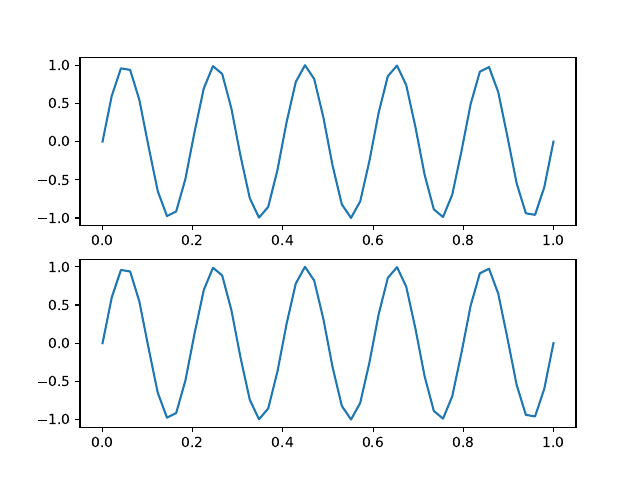

Write Python code to recreate this figure.
import scipy.signal as signal
import matplotlib.pyplot as plt
import scipy.io.wavfile as wav
import  numpy as np
#import sounddevice as sd

A = 2
f = 5
fs = 10*f
fig, ax = plt.subplots(nrows=2, ncols=1)
time_axes = np.linspace(0, 1, fs)
sin_signal = np.sin(2*np.pi*f*time_axes)
cos_signal = np.cos(2*np.pi*f*time_axes+-np.pi/2)
ax[0].plot(time_axes, sin_signal)
ax[1].plot(time_axes, cos_signal)

plt.savefig('ex1.pdf')
plt.show()


